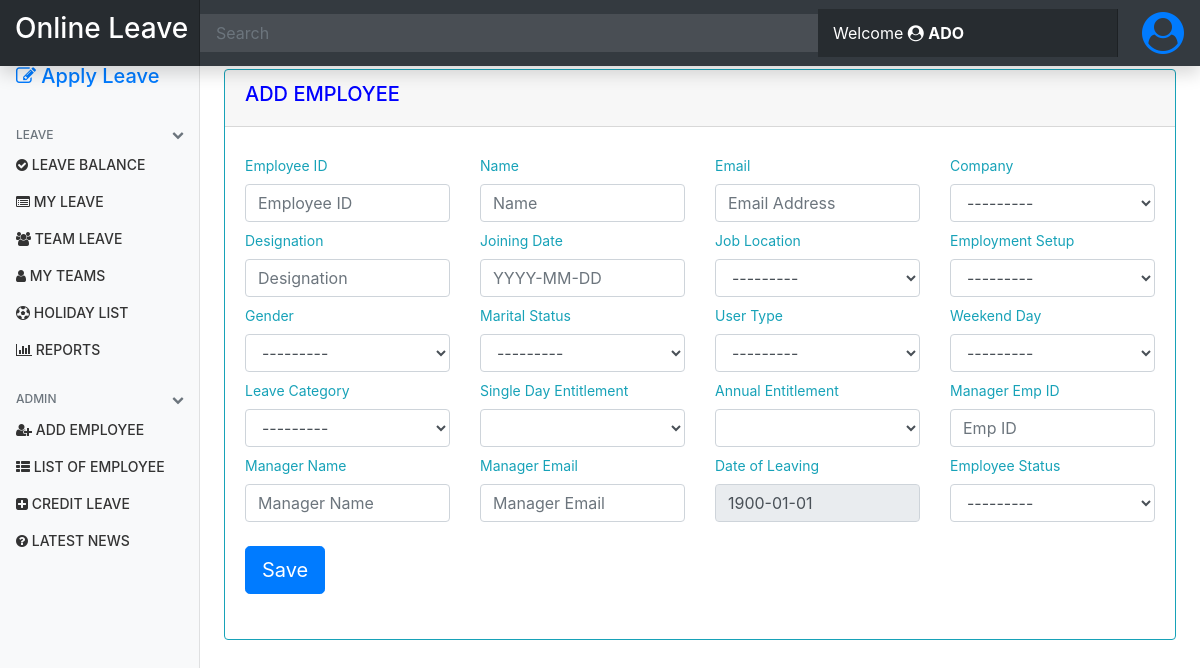
/employee/add/ (signed in), run on the app's committed database.
### employee/models.py (models this page shows, shortened)
class EmployeeDetails(models.Model):
    empid = models.CharField(max_length=10, unique=True, primary_key=True)
    name = models.CharField(max_length=100)
    email = models.EmailField(max_length=75, unique=True)
    company = models.CharField(max_length=50)  # models.ForeignKey(Company, on_delete=models.SET_NULL, null=True)
    designation = models.CharField(max_length=100)
    date_of_joining = models.DateField(null=True, blank=True)
    job_location = models.CharField(max_length=100, default='Goa')
    employment_setup = models.CharField(max_length=50)
    gender = models.CharField(max_length=10)
    marital_status = models.CharField(max_length=20)
    user_type = models.CharField(max_length=20, default='User')
    weekend_day = models.CharField(max_length=2, default=2)
    leave_category = models.CharField(max_length=10)  # models.ForeignKey(LeaveCategory, on_delete=models.CASCADE)
    single_day_entitlement = models.CharField(max_length=5, default=0)
    annual_entitlement = models.CharField(max_length=5, default=0)
    reporting_manager_empid = models.CharField(max_length=10)
    reporting_manager_name = models.CharField(max_length=100)
    reporting_manager_email = models.EmailField(max_length=75)
    date_of_leaving = models.DateField(null=True, blank=True)
    employee_status = models.CharField(max_length=10, default='Active')
    userid = models.IntegerField(null=True, blank=True)

class Location(models.Model):
    job_location = models.CharField(max_length=100, unique=True, primary_key=True)
    def __str__(self):
        return self.job_location

class EmploymentSetup(models.Model):
    employment_setup = models.CharField(max_length=50, unique=True, primary_key=True)
    def __str__(self):
        return self.employment_setup

class Gender(models.Model):
    gender = models.CharField(max_length=20, unique=True, primary_key=True)
    def __str__(self):
        return self.gender

class MaritalStatus(models.Model):
    marital_status = models.CharField(max_length=20, unique=True, primary_key=True)
    def __str__(self):
        return self.marital_status

class UserType(models.Model):
    user_type = models.CharField(max_length=20, unique=True, primary_key=True)
    def __str__(self):
        return self.user_type

class WeekendDay(models.Model):
    weekend_day = models.CharField(max_length=2, unique=True, primary_key=True)
    def __str__(self):
        return self.weekend_day

class EmployeeStatus(models.Model):
    employee_status = models.CharField(max_length=10, unique=True, primary_key=True)
    def __str__(self):
        return self.employee_status

### employee/views.py (the view)
# urls.py: path('add/', views.add_employee_view, name='add_employee'),
@login_required(login_url='/login/')
def add_employee_view(request):
    context = {
        'form': AddEmployeeForm(),
        'obj_Company': Company.objects.all(),
        'obj_LeaveCategory': LeaveCategory.objects.all().order_by('name'),
        'obj_Job_Location': Location.objects.all(),
        'obj_Emp_Setup': EmploymentSetup.objects.all(),
        'obj_Gender': Gender.objects.all(),
        'obj_Marital_Status': MaritalStatus.objects.all(),
        'obj_User_Type': UserType.objects.all(),
        'obj_Weekend_Day': WeekendDay.objects.all(),
        'obj_Emp_Status': EmployeeStatus.objects.all(),
    }
    if request.method == 'POST':
        form = AddEmployeeForm(request.POST)
        if form.is_valid():
            empid = re.sub(' +', ' ', request.POST.get('empid', '')).strip()
            name = re.sub(' +', ' ', request.POST.get('name', '')).strip()
            email = re.sub(' +', ' ', request.POST.get('email', '')).strip()
            company = request.POST.get('company', '')
            designation = re.sub(' +', ' ', request.POST.get('designation', '')).strip()
            date_of_joining = request.POST.get('date_of_joining', '')
            job_location = request.POST.get('job_location', '')
            employment_setup = request.POST.get('employment_setup', '')
            gender = request.POST.get('gender', '')
            marital_status = request.POST.get('marital_status', '')
            user_type = request.POST.get('user_type', '')
            weekend_day = request.POST.get('weekend_day', '')
            leave_category = request.POST.get('leave_category', '')
            single_day_entitlement = request.POST.get('single_day_entitlement', '')
            annual_entitlement = request.POST.get('annual_entitlement', '')
            reporting_manager_empid = re.sub(' +', ' ', request.POST.get('reporting_manager_empid', '')).strip()
            reporting_manager_name = re.sub(' +', ' ', request.POST.get('reporting_manager_name', '')).strip()
            reporting_manager_email = re.sub(' +', ' ', request.POST.get('reporting_manager_email', '')).strip()
            date_of_leaving = request.POST.get('date_of_leaving', '1900-01-01')
            employee_status = request.POST.get('employee_status')
            emp_obj = EmployeeDetails(empid=empid, name=name, email=email, company=company,
                                      designation=designation, date_of_joining=date_of_joining,
                                      job_location=job_location, employment_setup=employment_setup,
                                      gender=gender, marital_status=marital_status, user_type=user_type,
                                      weekend_day=weekend_day, leave_category=leave_category,
                                      single_day_entitlement=single_day_entitlement,
                                      annual_entitlement=annual_entitlement,
                                      reporting_manager_empid=reporting_manager_empid,
                                      reporting_manager_name=reporting_manager_name,
                                      reporting_manager_email=reporting_manager_email,
                                      date_of_leaving=date_of_leaving,
                                      employee_status=employee_status)
            emp_obj.save()
            context = {
                'save_message': 'Data has been Saved. !!!'
            }
            return render(request, 'add_employee.html', context)
        else:
            context = {
                'form': AddEmployeeForm(request.POST),
                'obj_Company': Company.objects.all(),
                'obj_LeaveCategory': LeaveCategory.objects.all().order_by('name'),
                'obj_Job_Location': Location.objects.all(),
                'obj_Emp_Setup': EmploymentSetup.objects.all(),
                'obj_Gender': Gender.objects.all(),
                'obj_Marital_Status': MaritalStatus.objects.all(),
                'obj_User_Type': UserType.objects.all(),
                'obj_Weekend_Day': WeekendDay.objects.all(),
                'obj_Emp_Status': EmployeeStatus.objects.all(),
            }
            return render(request, 'add_employee.html', context)
    else:
        return render(request, 'add_employee.html', context)

### applyleave/models.py (called while the page is built)
    def __str__(self):
        return self.name

### employee/models.py (called while the page is built)
    def __str__(self):
        return self.name

### employee/templates/add_employee.html (shortened to what this page needs)
{% extends 'base.html' %}
{% load static %}
{% block heading %} ADD EMPLOYEE {% endblock %}
{% block content %}
<form action="{% url 'add_employee' %}" method="post" autocomplete="off">
            <div class="form-group row">
                {% for field in form %}
                 {% if field.name == 'single_day_entitlement' %}
                    <div class="col-md-3 mb-2">
                        <label for="{{ field.id_for_label }}" class="form-label">{{ field.label }}</label>
                        <select class="form-control" id="single_day_entitlement" name="single_day_entitlement">
                        </select>
                    </div>
                 {% elif field.name == 'annual_entitlement' %}
                    <div class="col-md-3 mb-2">
                        <label for="{{ field.id_for_label }}" class="form-label">{{ field.label }}</label>
                        <select class="form-control" id="annual_entitlement" name="annual_entitlement">
                        </select>
                    </div>
                {% else %}
                <div class="col-md-3 mb-2">
                    <label for="{{ field.id_for_label }}" class="form-label">{{ field.label }}</label>
                 {{ field }}
                </div>
                {% endif %}
                {% endfor %}
            </div>
                {% if save_message %}
                <a href="{% url 'add_employee' %}" role="button" class="btn btn-primary btn-lg">Close</a>
                {% else %}
                <button class="btn btn-primary btn-lg" type="submit">Save</button>
                {% endif %}
            <div class="form-group row">
                <div class="col-md-12 mb-2">
            </div>
            </div>
</form>
{% endblock %}

### accounts/templates/base.html (shortened to what this page needs)
<!doctype html>
{% load static %}
<html lang="en">
  <head>
    <link href="{% static 'css/bootstrap.min.css' %}" rel="stylesheet"/>
    <link href="{% static 'css/datepicker.css' %}" rel="stylesheet"/>
    <link href="{% static 'css/dashboard.css' %}" rel="stylesheet"/>
    <link href="{% static 'css/font-awesome.min.css' %}" rel="stylesheet"/>
    <link href="{% static 'css/glyphicon.css' %}" rel="stylesheet"/>
  </head>
  <body>
    <nav class="navbar navbar-dark fixed-top bg-dark flex-md-nowrap p-0 shadow">
      <a class="navbar-brand col-sm-3 col-md-2 mr-0" href="{% url 'home' %}">
         <h3>Online Leave </h3>
      </a>
      <input class="form-control form-control-dark w-100" type="text" placeholder="Search" aria-label="Search">
       <div class="navbar-brand col-sm-3 col-2-md-2 mr-2">
          <a class="mb-0 text-sm  font-weight-normal">Welcome <span class="fa fa-user-circle"></span> <strong> {{user.username|upper}}</strong></a>
      </div>
            <a class="nav-link pr-3" href="#" role="button" data-toggle="dropdown" aria-haspopup="true" aria-expanded="false">
              <div class="media align-items-center">
                <span class="avatar avatar-sm rounded-circle">
                  <span class="fa fa-user-circle fa-3x"></span>
                </span>
              </div>
            </a>
    </nav>
    <div class="container-fluid">
      <div class="row">
        <nav class="col-md-2 d-none d-md-block bg-light sidebar">
          <div class="sidebar-sticky">
            <ul class="nav flex-column">
              <li class="nav-item">
                <a class="nav-link active" href="{% url 'applyleave' %}">
                  <h5><span class="fa fa-edit"></span>
                   Apply Leave </h5><span class="sr-only">(current)</span>
                </a>
              </li>
            <h6 class="sidebar-heading d-flex justify-content-between align-items-center px-3 mt-4 mb-1 text-muted">
              <span>LEAVE</span>
              <a class="d-flex align-items-center text-muted">
                <span class="fa fa-chevron-down"></span>
              </a>
            </h6>
              <li class="nav-item">
                <a class="nav-link" href="{% url 'leave_balance' %}">
                  <span class="fa fa-check-circle"></span>
                  LEAVE BALANCE
                </a>
              <li class="nav-item">
                <a class="nav-link" href="{% url 'my_leave' %}">
                  <span class="fa fa-list-alt"></span>
                  MY LEAVE
                </a>
                <li class="nav-item">
                <a class="nav-link" href="{% url 'team_leave' %}">
                <span class="fa fa-users"></span>
                TEAM LEAVE
                </a>
                </li>
                <li class="nav-item">
                <a class="nav-link" href="{% url 'my_teams' %}">
                <span class="fa fa-user"></span>
                MY TEAMS
                </a>
                </li>
                <li class="nav-item">
                <a class="nav-link" href="{% url 'holiday_list' %}">
                <span class="fa fa-futbol-o"></span>
                HOLIDAY LIST
                </a>
                </li>
              <li class="nav-item">
                <a class="nav-link" href="#">
                  <span class="fa fa-bar-chart"></span>
                  REPORTS
                </a>
              </li>
            <h6 class="sidebar-heading d-flex justify-content-between align-items-center px-3 mt-4 mb-1 text-muted">
              <span>ADMIN</span>
              <a class="d-flex align-items-center text-muted">
                <span class="fa fa-chevron-down"></span>
              </a>
            </h6>
              <li class="nav-item">
                <a class="nav-link" href="{% url 'add_employee' %}">
                  <span class="fa fa-user-plus"></span>
                  ADD EMPLOYEE
                </a>
              </li>
              <li class="nav-item">
                <a class="nav-link" href="{% url 'employee_list' %}">
                  <span class="fa fa-th-list"></span>
                  LIST OF EMPLOYEE
                </a>
              </li>
              <li class="nav-item">
                <a class="nav-link" href="{% url 'credit_leave_get_details' %}">
                  <span class="fa fa-plus-square"></span>
                  CREDIT LEAVE
                </a>
              </li>
              <li class="nav-item">
                <a class="nav-link" href="{% url 'news' %}">
                  <span class="fa fa-question-circle"></span>
                  LATEST NEWS
                </a>
              </li>
            </ul>
          </div>
        </nav>
        <main role="main" class="col-md-9 ml-sm-auto col-lg-10 px-4">
        <br>
<div class="card border-info mb-3" style="max-width: 100%;">
    <div class="card-header"><h5 style="color:blue">{% block heading %}{% endblock %}</h5></div>
    <div class="card-body text-info">
          {% block content %}
          {% endblock %}
    </div>
</div>
        </main>
      </div>
    </div>
  </body>
</html>

### static/css/dashboard.css (style rules this page uses)
body { font-size: .875rem; }
.sidebar { position: fixed; top: 0; bottom: 0; left: 0; z-index: 100; padding: 48px 0 0; box-shadow: inset -1px 0 0 rgba(0, 0, 0, .1); }
.sidebar-sticky { position: relative; top: 0; height: calc(100vh - 48px); padding-top: .5rem; overflow-x: hidden; overflow-y: auto; }
.sidebar .nav-link { font-weight: 500; color: #333; }
.sidebar .nav-link.active { color: #007bff; }
.sidebar-heading { font-size: .75rem; text-transform: uppercase; }
[role="main"] { padding-top: 48px; }
.navbar-brand { padding-top: .75rem; padding-bottom: .75rem; font-size: 1rem; background-color: rgba(0, 0, 0, .25); box-shadow: inset -1px 0 0 rgba(0, 0, 0, .25); }
.navbar .form-control { padding: .75rem 1rem; border-width: 0; border-radius: 0; }
.form-control-dark { color: #fff; background-color: rgba(255, 255, 255, .1); border-color: rgba(255, 255, 255, .1); }

### data on the page
Location: form "---------"
EmploymentSetup: form "---------"
Gender: form "---------"
MaritalStatus: form "---------"
UserType: form "---------"
WeekendDay: form "---------"
EmployeeStatus: form "---------"

### other printed values
{{ user.username|upper }} "ADO"
{{ field.label }} "Employee ID" "Name" "Email" "Company" "Designation" "Joining Date" "Job Location" "Employment Setup" "Gender" "Marital Status" "User Type" "Weekend Day" "Leave Category" "Manager Emp ID" "Manager Name" "Manager Email" "Date of Leaving" "Employee Status"
{{ field.label }} "Single Day Entitlement"
{{ field.label }} "Annual Entitlement"
